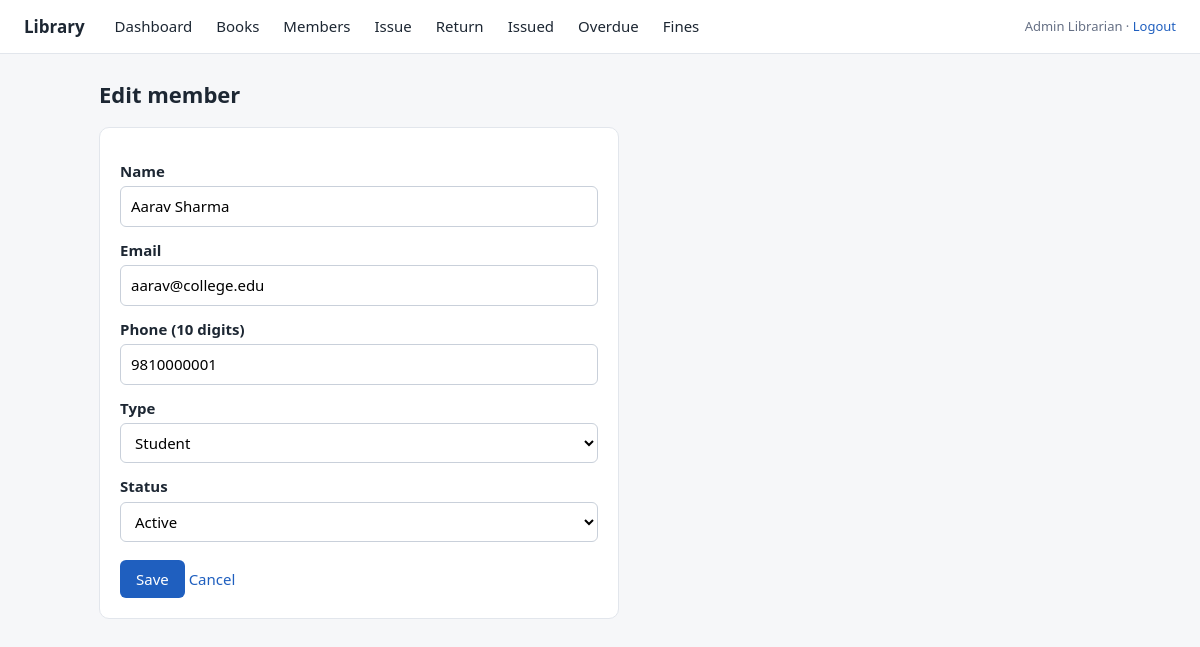
Page /member_form.php?id=1 (signed in) on the committed database.
### tables this page shows
CREATE TABLE member (
    member_id   INT AUTO_INCREMENT PRIMARY KEY,
    name        VARCHAR(100) NOT NULL,
    email       VARCHAR(100) NOT NULL UNIQUE,
    phone       VARCHAR(15),
    member_type ENUM('Student','Faculty') NOT NULL,
    join_date   DATE NOT NULL,
    status      ENUM('Active','Suspended') NOT NULL DEFAULT 'Active'
);

### includes/functions.php (called while the page is built, shortened)
<?php
function e($v): string { return htmlspecialchars((string)$v, ENT_QUOTES, 'UTF-8'); }

### member_form.php (the view, shortened to what this page needs)
<?php
require 'includes/db.php';
require 'includes/functions.php';
$id = (int)($_GET['id'] ?? 0);
$member = ['name' => '', 'email' => '', 'phone' => '', 'member_type' => 'Student', 'status' => 'Active'];
if ($id) {
    $stmt = $pdo->prepare('SELECT * FROM member WHERE member_id = ?');
    $stmt->execute([$id]);
    $found = $stmt->fetch();
    $member = $found;
}
require 'includes/header.php';
?>
<form method="post" class="box">
  <label for="name">Name</label>
  <input id="name" name="name" required maxlength="100" value="<?= e($member['name']) ?>">
  <label for="email">Email</label>
  <input id="email" name="email" type="email" required maxlength="100" value="<?= e($member['email']) ?>">
  <label for="phone">Phone (10 digits)</label>
  <input id="phone" name="phone" pattern="[0-9]{10}" maxlength="10" value="<?= e($member['phone']) ?>">
  <label for="member_type">Type</label>
  <select id="member_type" name="member_type" required>
    <?php foreach (['Student', 'Faculty'] as $t): ?>
      <option<?= $member['member_type'] === $t ? ' selected' : '' ?>><?= $t ?></option>
    <?php endforeach; ?>
  </select>
  <label for="status">Status</label>
  <select id="status" name="status">
    <?php foreach (['Active', 'Suspended'] as $s): ?>
      <option<?= $member['status'] === $s ? ' selected' : '' ?>><?= $s ?></option>
    <?php endforeach; ?>
  </select>
  <button type="submit">Save</button> <a href="members.php">Cancel</a>
</form>
<?php require 'includes/footer.php'; ?>

### assets/style.css (style rules this page uses)
:root { --bg: #f6f7f9; --card: #fff; --ink: #1d2733; --muted: #667085; --line: #e2e6ec; --accent: #1f5fbf; --ok: #1b7a43; --bad: #b42318; --warn: #b54708; }
* { box-sizing: border-box; }
body { margin: 0; background: var(--bg); color: var(--ink); font: 15px/1.5 system-ui, -apple-system, "Segoe UI", Roboto, sans-serif; }
a { color: var(--accent); text-decoration: none; }
form.box { background: var(--card); border: 1px solid var(--line); border-radius: 10px; padding: 20px; max-width: 520px; }
label { display: block; font-weight: 600; margin: 12px 0 4px; }
input, select { width: 100%; padding: 8px 10px; border: 1px solid #c9d0da; border-radius: 6px; font: inherit; background: #fff; }
button, .btn { display: inline-block; padding: 8px 16px; border: 0; border-radius: 6px; background: var(--accent); color: #fff; font: inherit; cursor: pointer; }
form.box button { margin-top: 18px; }

### rows in the picture
member: name "Aarav Sharma", email "aarav@college.edu", phone "9810000001", member_type "Student", status "Active"

### other values in the picture
$label "Dashboard"
$label "Books"
$label "Members"
$label "Issue"
$label "Return"
$label "Issued"
$label "Overdue"
$label "Fines"
$_SESSION['staff_name'] "Admin Librarian"
$title "Edit member"
